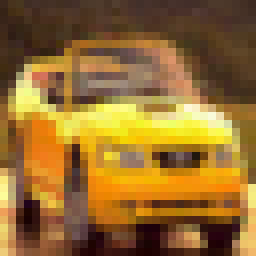
#> input picture sample_images/automobile4.png, 32 x 32 px (shown 8 times larger)
$ python utils.py
#> lines starting #> are read from the running program, lines starting #| are printed output that depends on the picture
import random

# from collections import Counter
from Levenshtein import distance
from PIL import Image

example_images = [
    {
        "image": Image.open("sample_images/automobile4.png"),
        "label": "automobile",
        "explanation": "the image is of an automobile because it has four wheels and only carries a few passengers.",
    },
    {
        "image": Image.open("sample_images/ship7.png"),
        "label": "ship",
        "explanation": "the image is of a small boat which is a type of ship and because the object is floating on water.",
    },
    {
        "image": Image.open("sample_images/deer7.png"),
        "label": "deer",
        "explanation": "the image is of a deer because it is a brown animal with four legs and antlers.",
    },
    {
        "image": Image.open("sample_images/horse5.png"),
        "label": "horse",
        "explanation": "the image is of a horse because it is an animal with four legs and a mane and long tail.",
    },
]
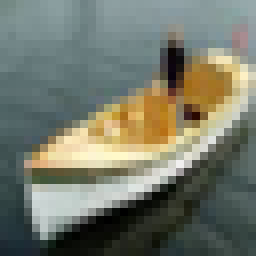
#> input picture sample_images/ship7.png, 32 x 32 px (shown 8 times larger)
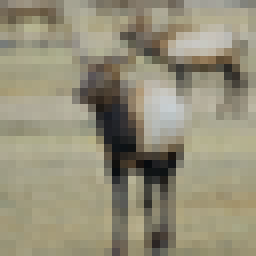
#> input picture sample_images/deer7.png, 32 x 32 px (shown 8 times larger)
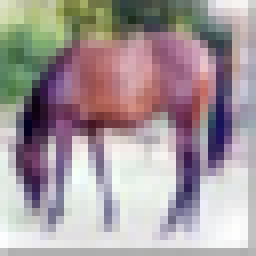
#> input picture sample_images/horse5.png, 32 x 32 px (shown 8 times larger)

cot_example_images = [
    {
        "image": Image.open("sample_images/automobile4.png"),
        "label": "automobile",
        "explanation": "The image is of a vehicle with four wheels. It is small, so it is an automobile.",
    },
    {
        "image": Image.open("sample_images/ship7.png"),
        "label": "ship",
        "explanation": "Because the object is floating on water and can carry a person or cargo, it is a ship.",
    },
    {
        "image": Image.open("sample_images/deer7.png"),
        "label": "deer",
        "explanation": "The image is of a brown animal with four legs and antlers. It is a deer.",
    },
    {
        "image": Image.open("sample_images/horse5.png"),
        "label": "horse",
        "explanation": "The image is of a brown animal with four legs and a mane and long tail. It is a horse.",
    },
]


class CustomPipeline:
    # [173 lines left out: functions __init__, __call__, make_batch_of_prompts, f1_score, not called in this run]
